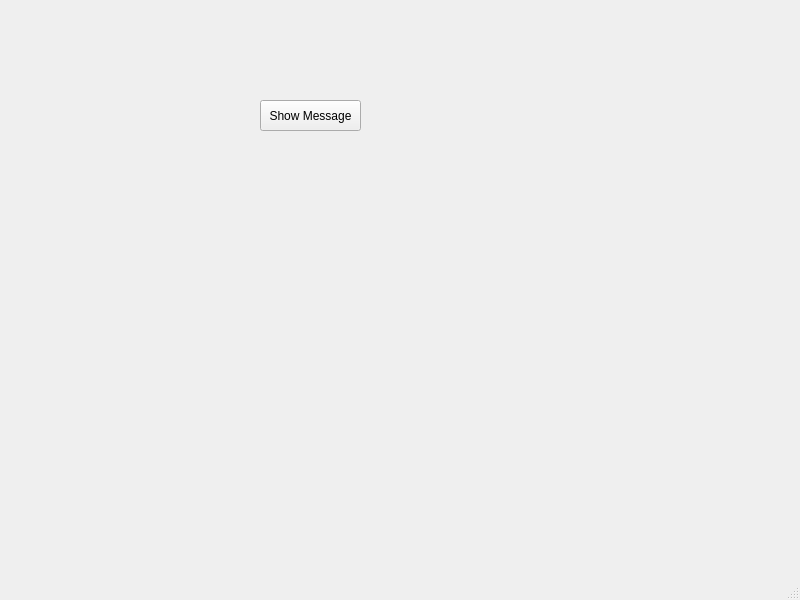
<?xml version="1.0" encoding="UTF-8"?>
<ui version="4.0">
 <class>MainWindow</class>
 <widget class="QMainWindow" name="MainWindow">
  <property name="geometry">
   <rect>
    <x>0</x>
    <y>0</y>
    <width>800</width>
    <height>600</height>
   </rect>
  </property>
  <property name="windowTitle">
   <string>MainWindow</string>
  </property>
  <widget class="QWidget" name="centralwidget">
   <widget class="QPushButton" name="pushButton">
    <property name="geometry">
     <rect>
      <x>260</x>
      <y>100</y>
      <width>101</width>
      <height>31</height>
     </rect>
    </property>
    <property name="text">
     <string>Show Message</string>
    </property>
   </widget>
  </widget>
  <widget class="QMenuBar" name="menubar">
   <property name="geometry">
    <rect>
     <x>0</x>
     <y>0</y>
     <width>800</width>
     <height>22</height>
    </rect>
   </property>
  </widget>
  <widget class="QStatusBar" name="statusbar"/>
 </widget>
 <resources/>
 <connections/>
</ui>
